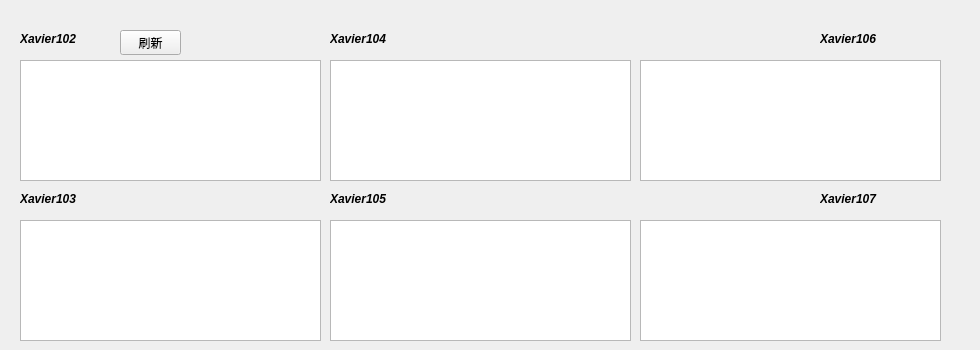
     <widget class="QWidget" name="tab_4">
      <attribute name="title">
       <string>节点健康</string>
      </attribute>
      <widget class="QListWidget" name="listWidget_ros_node_106">
       <property name="geometry">
        <rect>
         <x>640</x>
         <y>60</y>
         <width>301</width>
         <height>121</height>
        </rect>
       </property>
       <property name="selectionBehavior">
        <enum>QAbstractItemView::SelectRows</enum>
       </property>
      </widget>
      <widget class="QListWidget" name="listWidget_ros_node_105">
       <property name="geometry">
        <rect>
         <x>330</x>
         <y>220</y>
         <width>301</width>
         <height>121</height>
        </rect>
       </property>
       <property name="selectionBehavior">
        <enum>QAbstractItemView::SelectRows</enum>
       </property>
      </widget>
      <widget class="QLabel" name="label_68">
       <property name="geometry">
        <rect>
         <x>330</x>
         <y>190</y>
         <width>151</width>
         <height>17</height>
        </rect>
       </property>
       <property name="font">
        <font>
         <weight>75</weight>
         <italic>true</italic>
         <bold>true</bold>
        </font>
       </property>
       <property name="text">
        <string>Xavier105</string>
       </property>
      </widget>
      <widget class="QListWidget" name="listWidget_ros_node_103">
       <property name="geometry">
        <rect>
         <x>20</x>
         <y>220</y>
         <width>301</width>
         <height>121</height>
        </rect>
       </property>
       <property name="selectionBehavior">
        <enum>QAbstractItemView::SelectRows</enum>
       </property>
      </widget>
      <widget class="QListWidget" name="listWidget_ros_node_102">
       <property name="geometry">
        <rect>
         <x>20</x>
         <y>60</y>
         <width>301</width>
         <height>121</height>
        </rect>
       </property>
       <property name="selectionBehavior">
        <enum>QAbstractItemView::SelectRows</enum>
       </property>
      </widget>
      <widget class="QLabel" name="label_66">
       <property name="geometry">
        <rect>
         <x>20</x>
         <y>190</y>
         <width>151</width>
         <height>17</height>
        </rect>
       </property>
       <property name="font">
        <font>
         <weight>75</weight>
         <italic>true</italic>
         <bold>true</bold>
        </font>
       </property>
       <property name="text">
        <string>Xavier103</string>
       </property>
      </widget>
      <widget class="QLabel" name="label_65">
       <property name="geometry">
        <rect>
         <x>20</x>
         <y>30</y>
         <width>151</width>
         <height>17</height>
        </rect>
       </property>
       <property name="font">
        <font>
         <weight>75</weight>
         <italic>true</italic>
         <bold>true</bold>
        </font>
       </property>
       <property name="text">
        <string>Xavier102</string>
       </property>
      </widget>
      <widget class="QLabel" name="label_70">
       <property name="geometry">
        <rect>
         <x>820</x>
         <y>190</y>
         <width>151</width>
         <height>17</height>
        </rect>
       </property>
       <property name="font">
        <font>
         <weight>75</weight>
         <italic>true</italic>
         <bold>true</bold>
        </font>
       </property>
       <property name="text">
        <string>Xavier107</string>
       </property>
      </widget>
      <widget class="QListWidget" name="listWidget_ros_node_107">
       <property name="geometry">
        <rect>
         <x>640</x>
         <y>220</y>
         <width>301</width>
         <height>121</height>
        </rect>
       </property>
       <property name="selectionBehavior">
        <enum>QAbstractItemView::SelectRows</enum>
       </property>
      </widget>
      <widget class="QListWidget" name="listWidget_ros_node_104">
       <property name="geometry">
        <rect>
         <x>330</x>
         <y>60</y>
         <width>301</width>
         <height>121</height>
        </rect>
       </property>
       <property name="selectionBehavior">
        <enum>QAbstractItemView::SelectRows</enum>
       </property>
      </widget>
      <widget class="QLabel" name="label_69">
       <property name="geometry">
        <rect>
         <x>820</x>
         <y>30</y>
         <width>151</width>
         <height>17</height>
        </rect>
       </property>
       <property name="font">
        <font>
         <weight>75</weight>
         <italic>true</italic>
         <bold>true</bold>
        </font>
       </property>
       <property name="text">
        <string>Xavier106</string>
       </property>
      </widget>
      <widget class="QLabel" name="label_67">
       <property name="geometry">
        <rect>
         <x>330</x>
         <y>30</y>
         <width>151</width>
         <height>17</height>
        </rect>
       </property>
       <property name="font">
        <font>
         <weight>75</weight>
         <italic>true</italic>
         <bold>true</bold>
        </font>
       </property>
       <property name="text">
        <string>Xavier104</string>
       </property>
      </widget>
      <widget class="QPushButton" name="btn_refresh_node_health_3">
       <property name="geometry">
        <rect>
         <x>120</x>
         <y>30</y>
         <width>61</width>
         <height>25</height>
        </rect>
       </property>
       <property name="text">
        <string>刷新</string>
       </property>
      </widget>
     </widget>
